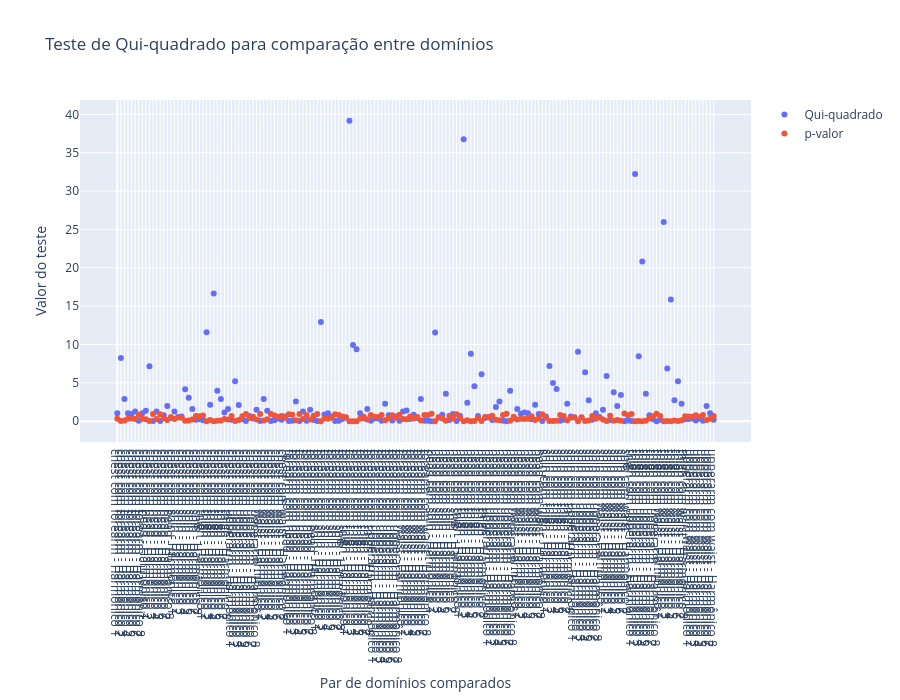

Notebook code cell kept with this figure:
### Code cell
fig = go.Figure()
fig.add_trace(go.Scatter(y=Qui, mode='markers', name='Qui-quadrado'))
fig.add_trace(go.Scatter(y=Pv, mode='markers', name='p-valor'))
fig.update_layout(title='Teste de Qui-quadrado para comparação entre domínios', xaxis_title='Par de domínios comparados', yaxis_title='Valor do teste', height=700)
fig.update_xaxes(tickmode='array', tickvals=np.arange(len(rotulo)), ticktext=rotulo)
fig.show()

### Figure 1 — Plotly figure (JSON) as saved in the notebook; plotly's stock layout.template omitted (floating-point values rounded to 4 significant figures; data arrays with more than 128 entries replaced by an {"elided": "..."} marker saying what was removed)
{"data": [{"mode": "markers", "name": "Qui-quadrado", "type": "scatter", "y": {"elided": "168 float values"}}, {"mode": "markers", "name": "p-valor", "type": "scatter", "y": {"elided": "168 float values"}}], "layout": {"height": 700, "title": {"text": "Teste de Qui-quadrado para comparação entre domínios"}, "xaxis": {"tickmode": "array", "ticktext": {"elided": "168 str values"}, "tickvals": {"elided": "168 int values"}, "title": {"text": "Par de domínios comparados"}}, "yaxis": {"title": {"text": "Valor do teste"}}}}
